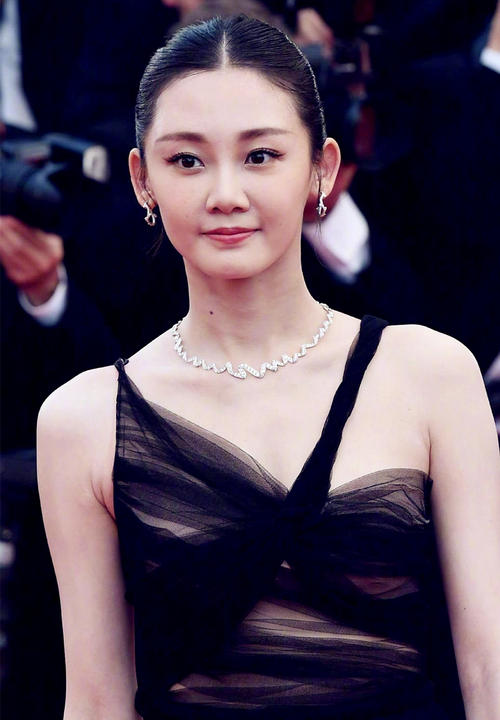
#> input picture task02/1.jpg, 500 x 720 px, found by its file name
$ python task02.py.py
#> lines starting #> are read from the running program, lines starting #| are printed output that depends on the picture
# -*- coding: utf-8 -*-
"""
Created on Thu Apr 23 19:15:45 2020

@author: admin
"""

import cv2

#放缩变换
img = cv2.imread("C:/Users/admin/Desktop/cv/task02/1.jpg")
#> img is the input picture: shape (720, 500, 3); mean B, G, R 87.3, 71.1, 83.9
#下面的None本应该是输出图像的尺寸，但是因为后面我们设置了缩放因子，所以，这里为None
res = cv2.resize(img,None,fx=2,fy=2,interpolation=cv2.INTER_CUBIC)
cv2.imshow("res",res)
#这里直接设置输出图像的尺寸，所以不用设置缩放因子
height , width =img.shape[:2]
#> height = 720; width = 500
res = cv2.resize(img,(2*width,2*height),interpolation=cv2.INTER_CUBIC)
cv2.imshow("res",res)
cv2.waitKey(0)


#平移变换
import cv2
import numpy as np
img = cv2.imread("C:/Users/admin/Desktop/cv/task02/1.jpg")
rows,cols,channel=img.shape
#> rows = 720; cols = 500; channel = 3
#这里的第一个参数为旋转中心，第二个为旋转角度，第三个为旋转后的缩放因子
#可以通过设置旋转中心，缩放因子以及窗口大小来防止旋转后超出边界的问题。
M=np.float32([[1,0,100],[0,1,50]])
#第三个参数是输出图像的尺寸中心
dest=cv2.warpAffine(img,M,(cols,rows))
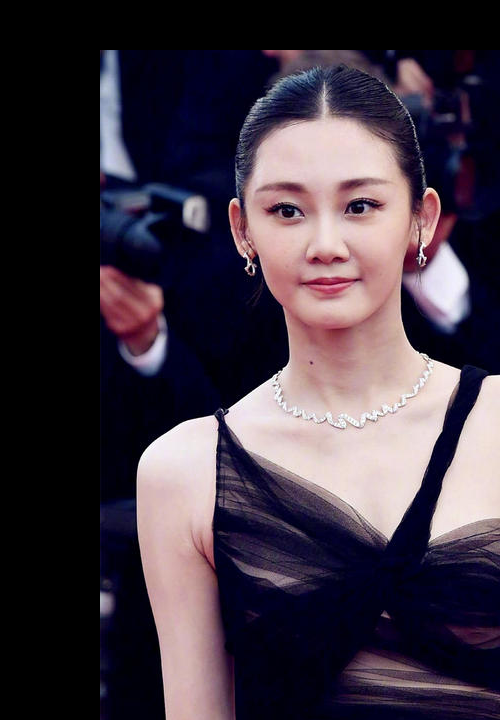
#> dest: shape (720, 500, 3); mean B, G, R 67.1, 55.1, 65.4
cv2.imshow('img',dest)
cv2.waitKey(0)
cv2.destroyAllWindows()

#旋转变换
import cv2
import numpy as np
img = cv2.imread("C:/Users/admin/Desktop/cv/task02/1.jpg")
rows,cols,channel=img.shape
#这里的第一个参数为旋转中心，第二个为旋转角度，第三个为旋转后的缩放因子
#可以通过设置旋转中心，缩放因子以及窗口大小来防止旋转后超出边界的问题。
M=cv2.getRotationMatrix2D((cols/2,rows/3),90,0.4)
#第三个参数是输出图像的尺寸中心
dst=cv2.warpAffine(img,M,(cols,rows))
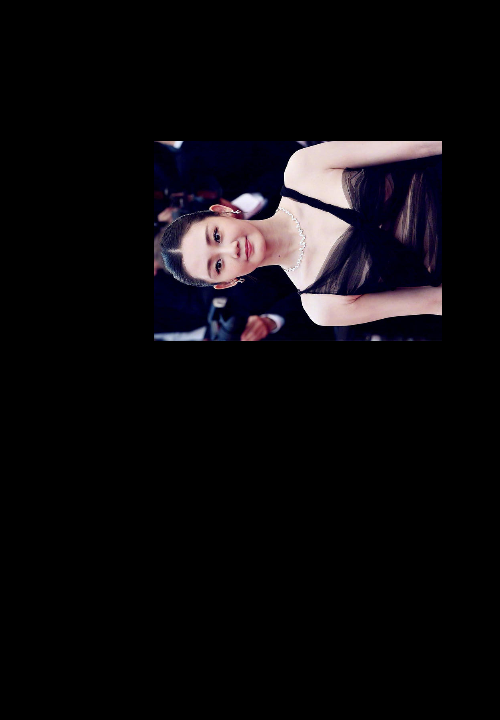
#> dst: shape (720, 500, 3); mean B, G, R 14, 11.4, 13.4
cv2.imshow('img',dest)
cv2.waitKey(0)
cv2.destroyAllWindows()


#仿射变换
import cv2
import numpy as np
from matplotlib import pyplot as plt

img = cv2.imread("C:/Users/admin/Desktop/cv/task02/1.jpg")
rows,cols,channel=img.shape

#> (the run stopped early here; a loop or call above may not have finished)
